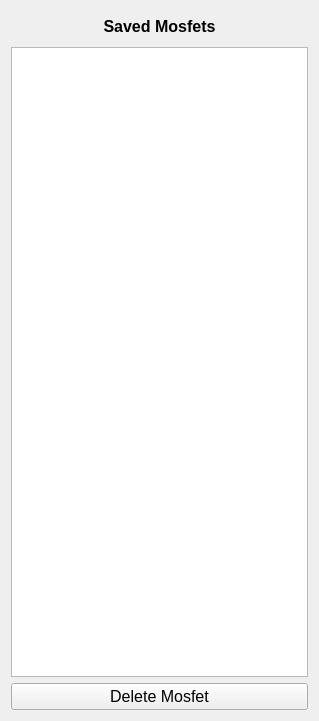
     <widget class="QWidget" name="gridLayoutWidget">
      <property name="geometry">
       <rect>
        <x>1410</x>
        <y>0</y>
        <width>319</width>
        <height>721</height>
       </rect>
      </property>
      <layout class="QGridLayout" name="SavedMosfets">
       <item row="0" column="0">
        <widget class="QLabel" name="label_12">
         <property name="sizePolicy">
          <sizepolicy hsizetype="Preferred" vsizetype="Fixed">
           <horstretch>0</horstretch>
           <verstretch>0</verstretch>
          </sizepolicy>
         </property>
         <property name="minimumSize">
          <size>
           <width>0</width>
           <height>30</height>
          </size>
         </property>
         <property name="font">
          <font>
           <pointsize>12</pointsize>
           <bold>true</bold>
          </font>
         </property>
         <property name="text">
          <string>Saved Mosfets</string>
         </property>
         <property name="scaledContents">
          <bool>true</bool>
         </property>
         <property name="alignment">
          <set>Qt::AlignCenter</set>
         </property>
        </widget>
       </item>
       <item row="3" column="0">
        <widget class="QPushButton" name="DeleteMosfetButton">
         <property name="font">
          <font>
           <pointsize>12</pointsize>
          </font>
         </property>
         <property name="text">
          <string>Delete Mosfet</string>
         </property>
        </widget>
       </item>
       <item row="2" column="0">
        <widget class="QListWidget" name="MosfetList">
         <property name="font">
          <font>
           <pointsize>12</pointsize>
          </font>
         </property>
        </widget>
       </item>
      </layout>
     </widget>
